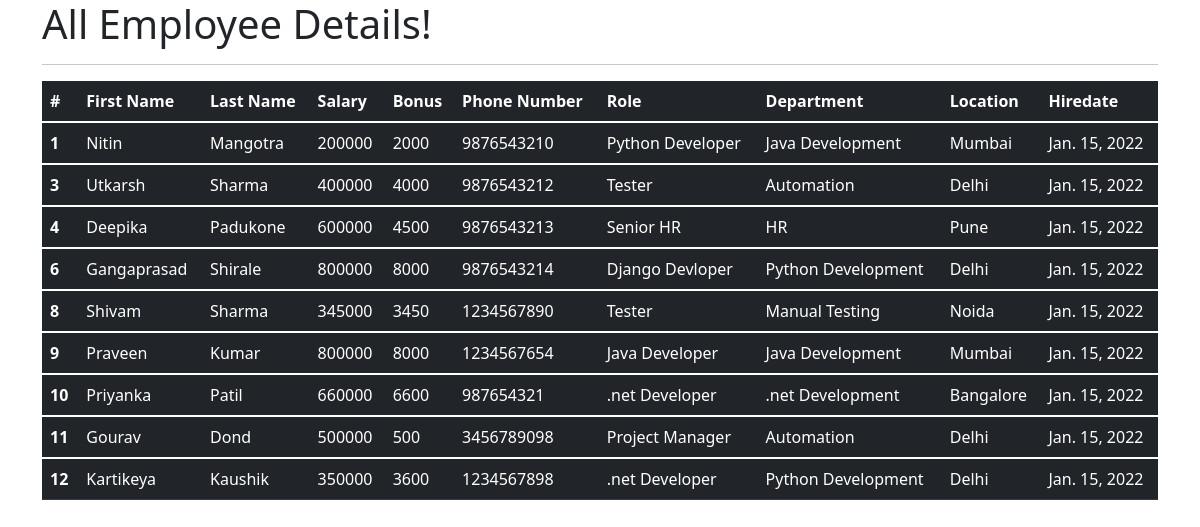
The page /all_emp on the database as committed earlier.
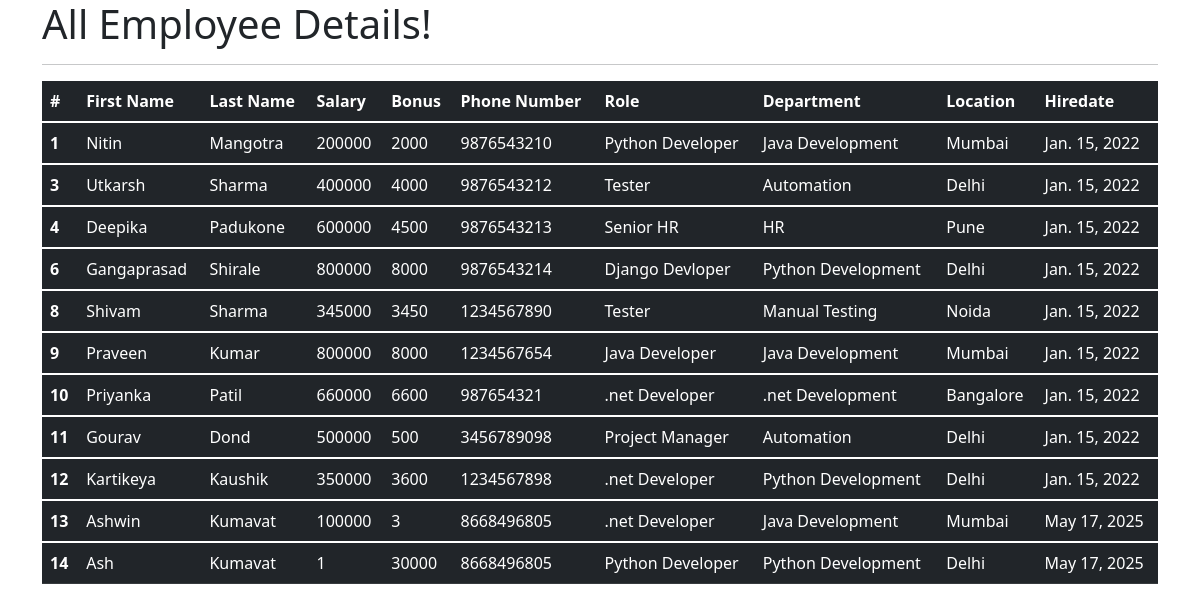
The same page on the database as committed later.
### emp_app/models.py (models this page shows, shortened)
class Employee(models.Model):
    first_name = models.CharField(max_length=100, null=False)
    last_name = models.CharField(max_length=100)
    dept = models.ForeignKey(Department, on_delete=models.CASCADE)
    salary = models.IntegerField(default=0)
    bonus = models.IntegerField(default=0)
    role = models.ForeignKey(Role, on_delete=models.CASCADE)
    phone = models.IntegerField(default=0)
    hire_date = models.DateField()
    def __str__(self):
        return "%s %s %s" %(self.first_name, self.last_name, self.phone)

class Role(models.Model):
    name = models.CharField(max_length=100, null=False)

class Department(models.Model):
    name = models.CharField(max_length=100,null=False)
    location = models.CharField(max_length=100)

### emp_app/views.py (the view)
# urls.py: path('all_emp', views.all_emp, name='all_emp'),
def all_emp(request):
    emps = Employee.objects.all()
    context = {
        'emps': emps
    }
    print(context)
    return render(request, 'view_all_emp.html', context)

### emp_app/templates/view_all_emp.html (shortened to what this page needs)
<!DOCTYPE html>
<html lang="en">
<head>
  <link href="https://cdn.jsdelivr.net/npm/bootstrap@5.1.3/dist/css/bootstrap.min.css" rel="stylesheet">
</head>
  <body>
  <div class="container">
          <h1>All Employee Details!</h1>
      <hr>
     <table class="table table-dark">
  <thead>
    <tr>
      <th scope="col">#</th>
      <th scope="col">First Name</th>
      <th scope="col">Last Name</th>
      <th scope="col">Salary</th>
      <th scope="col">Bonus</th>
      <th scope="col">Phone Number</th>
      <th scope="col">Role</th>
      <th scope="col">Department</th>
      <th scope="col">Location</th>
      <th scope="col">Hiredate</th>
    </tr>
  </thead>
         {% for emp in emps %}
  <tbody>
    <tr>
      <th scope="row">{{emp.id}}</th>
      <td>{{emp.first_name}}</td>
      <td>{{emp.last_name}}</td>
      <td>{{emp.salary}}</td>
      <td>{{emp.bonus}}</td>
      <td>{{emp.phone}}</td>
      <td>{{emp.role.name}}</td>
      <td>{{emp.dept.name}}</td>
      <td>{{emp.dept.location}}</td>
      <td>{{emp.hire_date}}</td>
    </tr>
  </tbody>
         {% endfor %}
</table>
  </div>
  </body>
</html>

Rows that differ between the two databases and show on the page:
added Employee: id "13", first_name "Ashwin", last_name "Kumavat", salary "100000", bonus "3", phone "8668496805", role.name ".net Developer", dept.name "Java Development", dept.location "Mumbai", hire_date "May 17, 2025"
added Employee: id "14", first_name "Ash", last_name "Kumavat", salary "1", bonus "30000", phone "8668496805", role.name "Python Developer", dept.name "Python Development", dept.location "Delhi", hire_date "May 17, 2025"
